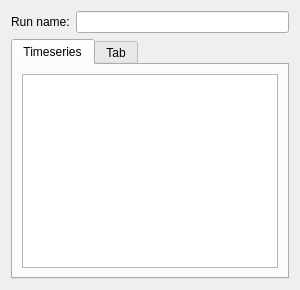
         <widget class="QWidget" name="tabEventViewer">
          <attribute name="title">
           <string>Event Viewer</string>
          </attribute>
          <layout class="QVBoxLayout" name="verticalLayout_16">
           <item>
            <layout class="QFormLayout" name="formLayout_7">
             <item row="0" column="0">
              <widget class="QLabel" name="evtVwr_runName_label">
               <property name="text">
                <string>Run name:</string>
               </property>
              </widget>
             </item>
             <item row="0" column="1">
              <widget class="QLineEdit" name="evtVwr_runName_val">
               <property name="text">
                <string/>
               </property>
              </widget>
             </item>
            </layout>
           </item>
           <item>
            <widget class="QTabWidget" name="evtVwrTabs">
             <property name="currentIndex">
              <number>0</number>
             </property>
             <widget class="QWidget" name="evtVwrTab1">
              <attribute name="title">
               <string>Timeseries</string>
              </attribute>
              <layout class="QVBoxLayout" name="verticalLayout_15">
               <item>
                <widget class="GraphicsLayoutWidget" name="evtVwrPlotsGLW"/>
               </item>
              </layout>
             </widget>
             <widget class="QWidget" name="tab_3">
              <attribute name="title">
               <string>Tab</string>
              </attribute>
             </widget>
            </widget>
           </item>
          </layout>
         </widget>
